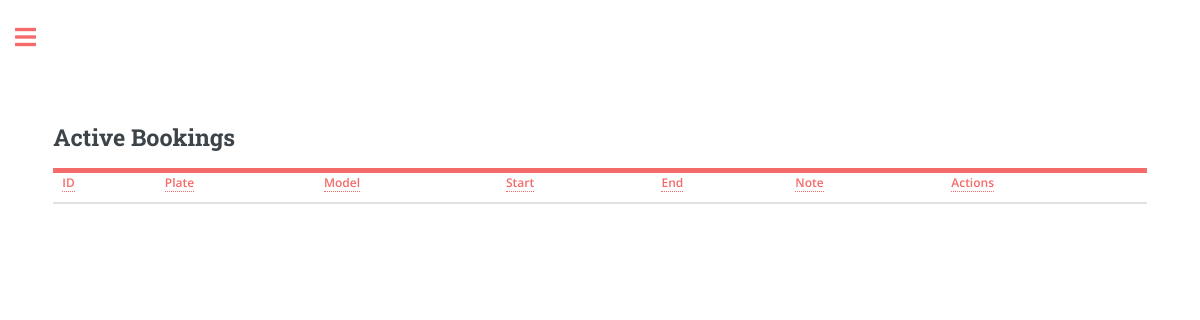
Before: /bookings_view (signed in) with the older database file.
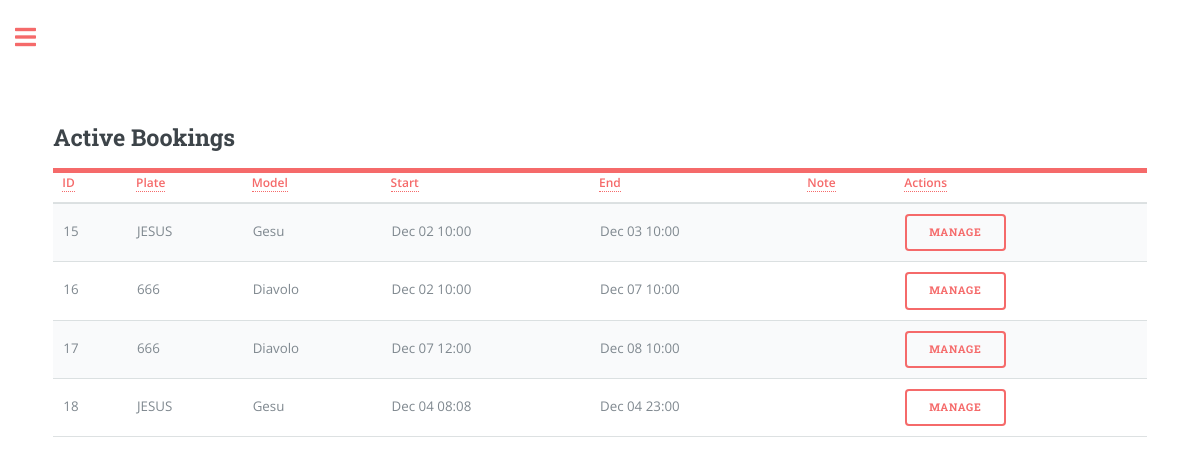
After: the same page with the newer database file.
### app/models.py (models this page shows, shortened)
class Booking(db.Model):
    id = db.Column(db.Integer, primary_key=True)
    start_datetime = db.Column(db.DateTime, nullable=False)
    end_datetime = db.Column(db.DateTime, nullable=False)
    car_plate = db.Column(db.String(8), db.ForeignKey('car.plate'), nullable=False)
    user_id = db.Column(db.Integer, db.ForeignKey('user.id'), nullable=False)
    note = db.Column(db.String(160))
    money = db.Column(db.Integer, default=0, index=True)
    car = db.relationship('Car', backref='bookings', lazy=True)

class Car(db.Model):
    plate = db.Column(db.String(8), primary_key=True, index=True, unique=True)
    make = db.Column(db.String(15), index=True)
    model = db.Column(db.String(15), index=True)
    fuel = db.Column(db.String(8), index=True)
    year = db.Column(db.Integer, index=True)
    cc = db.Column(db.Integer, index=True)
    user_id = db.Column(db.Integer, db.ForeignKey('user.id'))
    days = db.Column(db.Integer, default=0, index=True)
    money = db.Column(db.Integer, default=0, index=True)

### app/routes.py (the view)
@app.route('/bookings_view', methods=['GET', 'POST'])
@login_required
def bookings_view():
    current_date = datetime.utcnow()
    active_bookings = Booking.query.filter(
        (Booking.user_id == current_user.id) &
        (Booking.end_datetime > current_date)
    ).all()
    return render_template('bookings_view.html', user_bookings=active_bookings, page='bookings_view',
                           user_name=current_user.username if current_user.is_authenticated else None)

### app/models.py (called while the page is built)
@login.user_loader
def load_user(id):
    return User.query.get(int(id))

### app/templates/bookings_view.html (shortened to what this page needs)
{% extends "index.html" %}
{% block content %}
<head>
  <link rel="stylesheet" href="{{ url_for('static', filename='css/main.css') }}">
</head>
<header id="header">
  <h2>Active Bookings</h2>
</header>
<form action="{{ url_for('bookings_manage') }}" method="POST">
<table class="table" id="bookingTable">
    <thead>
      <tr>
        <th scope="col"><a href="#" class="sort-link" data-sort="id">ID</a></th>
        <th scope="col"><a href="#" class="sort-link" data-sort="plate">Plate</a></th>
        <th scope="col"><a href="#" class="sort-link" data-sort="model">Model</a></th>
        <th scope="col"><a href="#" class="sort-link" data-sort="start_datetime">Start</a></th>
        <th scope="col"><a href="#" class="sort-link" data-sort="end_datetime">End</a></th>
        <th scope="col"><a href="#" class="sort-link" data-sort="note">Note</a></th>
        <th scope="col"><a>Actions</a></th>
      </tr>
    </thead>
    <tbody>
      {% for booking in user_bookings %}
      <tr>
          <td data-sort="id">{{ booking.id }}</td>
          <td data-sort="plate">{{ booking.car.plate }}</td>
          <td data-sort="model">{{ booking.car.model }}</td>
          <td data-sort="start_datetime">{{ booking.start_datetime.strftime("%b %d %H:%M") }}</td>
          <td data-sort="end_datetime">{{ booking.end_datetime.strftime("%b %d %H:%M") }}</td>
          <td data-sort="note">
          </td>
          <td>
              <button type="submit" class="btn btn-danger" name="manage_booking" value="{{ booking.id }}">Manage</button>
        </td>
      </tr>
      {% endfor %}
  </tbody>
</table>
</form>
{% endblock %}

### app/templates/index.html (shortened to what this page needs)
<!DOCTYPE HTML>
<html>
	<head>
		<link rel="stylesheet" href="{{url_for('static', filename='css/main.css')}}"/>
	</head>
	<body class="is-preload">
			<div id="wrapper">
					<div id="main">
						<div class="inner">
								<section id="banner">
									<div class="content">
										{% block content %} {% endblock %}
								</section>
						</div>
					</div>
			</div>
	</body>
</html>

Changed rows visible on the page:
added Booking: id "15", car.plate "JESUS", car.model "Gesu", start_datetime "Dec 02 10:00", end_datetime "Dec 03 10:00"
added Booking: id "16", car.plate "666", car.model "Diavolo", start_datetime "Dec 02 10:00", end_datetime "Dec 07 10:00"
added Booking: id "17", car.plate "666", car.model "Diavolo", start_datetime "Dec 07 12:00", end_datetime "Dec 08 10:00"
added Booking: id "18", car.plate "JESUS", car.model "Gesu", start_datetime "Dec 04 08:08", end_datetime "Dec 04 23:00"
